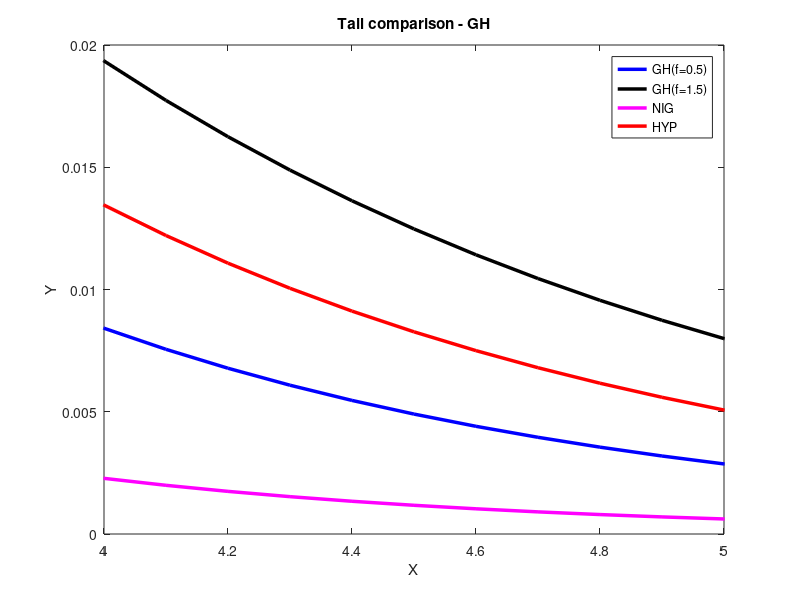

The MATLAB script that drew this image:
%% Clear variables and close windows
clear all
close all
clc

%% set input
% Generalised Hyperbolic Distribution
y     = -6:0.1:6;
xx    = y;
alpha = 1;
beta  = 0;
delta = 1; 
mu    = 0;    % mean
lam   = 0.5; % lambda

%% compute PDFs
% Generalized Hyperbolic
gh05pdf =  (alpha^2-beta^2)^(lam/2) / (sqrt(2*pi) * alpha^(lam-1/2) * delta^lam * ... 
                                       besselk(lam, delta*sqrt(alpha^2-beta^2) ) ) * ...
                                (delta^2 + (y-mu).^2).^(1/2*(lam-1/2)) .* ...
                                 besselk( lam-1/2, alpha*sqrt(delta^2 + (y-mu).^2) ) .* ...
                                 exp( beta*(y-mu) );


% Generalized Hyperbolic
lam     = 1.5; % lambda
gh15pdf =  (alpha^2-beta^2)^(lam/2) / (sqrt(2*pi) * alpha^(lam-1/2) * delta^lam * ... 
                                       besselk(lam, delta*sqrt(alpha^2-beta^2) ) ) * ...
                                (delta^2 + (y-mu).^2).^(1/2*(lam-1/2)) .* ...
                                 besselk( lam-1/2, alpha*sqrt(delta^2 + (y-mu).^2) ) .* ...
                                 exp( beta*(y-mu) );
% Normal Inverse Gaussian

 lam    = -1/2;
 nigpdf =  (alpha^2-beta^2)^(lam/2) / (sqrt(2*pi) * alpha^(lam-1/2) * delta^lam * ... 
                                       besselk(lam, delta*sqrt(alpha^2-beta^2) ) ) * ...
                                (delta^2 + (y-mu).^2).^(1/2*(lam-1/2)) .* ...
                                 besselk( lam-1/2, alpha*sqrt(delta^2 + (y-mu).^2) ) .* ...
                                 exp( beta*(y-mu) );


% Hyperbolic

lam    = 1;
hyppdf =  (alpha^2-beta^2)^(lam/2) / (sqrt(2*pi) * alpha^(lam-1/2) * delta^lam * ... 
                                       besselk(lam, delta*sqrt(alpha^2-beta^2) ) ) * ...
                                (delta^2 + (y-mu).^2).^(1/2*(lam-1/2)) .* ...
                                 besselk( lam-1/2, alpha*sqrt(delta^2 + (y-mu).^2) ) .* ...
                                 exp( beta*(y-mu) );


%% PDF plots
hold on
box on
plot(y,gh05pdf,'Color','b','Linewidth',2.5)
plot(y,gh15pdf,'Color','k','Linewidth',2.5)
plot(y,nigpdf,'Color','m','Linewidth',2.5)
plot(y,hyppdf,'Color','r','Linewidth',2.5)
ylim([0,0.02]);
xlim([4,5]);
xlabel('X');
ylabel('Y');
title('Tail comparison - GH');
legend('GH(f=0.5)','GH(f=1.5)','NIG','HYP','Location','NorthEast')


